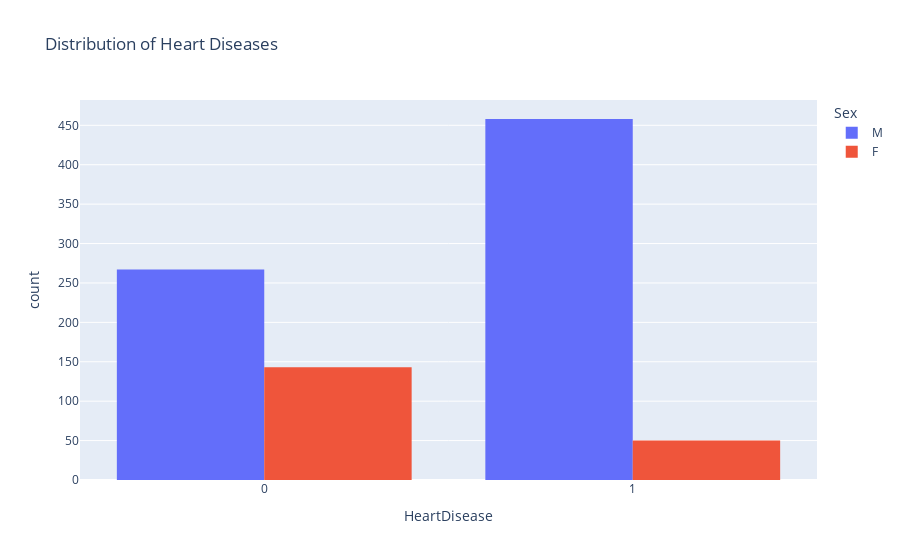

Notebook code cell kept with this figure:
### Code cell
# Shows the Distribution of Heat Diseases with respect to male and female
fig=px.histogram(df, 
                 x="HeartDisease",
                 color="Sex",
                 hover_data=df.columns,
                 title="Distribution of Heart Diseases",
                 barmode="group")
fig.show()

### Figure 1 — Plotly figure (JSON) as saved in the notebook; plotly's stock layout.template omitted (floating-point values rounded to 4 significant figures; data arrays with more than 128 entries replaced by an {"elided": "..."} marker saying what was removed)
{"data": [{"alignmentgroup": "True", "bingroup": "x", "hovertemplate": "Sex=M<br>HeartDisease=%{x}<br>count=%{y}<extra></extra>", "legendgroup": "M", "marker": {"color": "#636efa", "pattern": {"shape": ""}}, "name": "M", "offsetgroup": "M", "orientation": "v", "showlegend": true, "type": "histogram", "x": {"elided": "725 int values"}, "xaxis": "x", "yaxis": "y"}, {"alignmentgroup": "True", "bingroup": "x", "hovertemplate": "Sex=F<br>HeartDisease=%{x}<br>count=%{y}<extra></extra>", "legendgroup": "F", "marker": {"color": "#EF553B", "pattern": {"shape": ""}}, "name": "F", "offsetgroup": "F", "orientation": "v", "showlegend": true, "type": "histogram", "x": {"elided": "193 int values"}, "xaxis": "x", "yaxis": "y"}], "layout": {"autosize": true, "barmode": "group", "legend": {"title": {"text": "Sex"}, "tracegroupgap": 0}, "title": {"text": "Distribution of Heart Diseases"}, "xaxis": {"anchor": "y", "autorange": true, "domain": [0, 1], "range": [-0.5, 1.5], "title": {"text": "HeartDisease"}, "type": "linear"}, "yaxis": {"anchor": "x", "autorange": true, "domain": [0, 1], "range": [0, 482.1], "title": {"text": "count"}}}}
